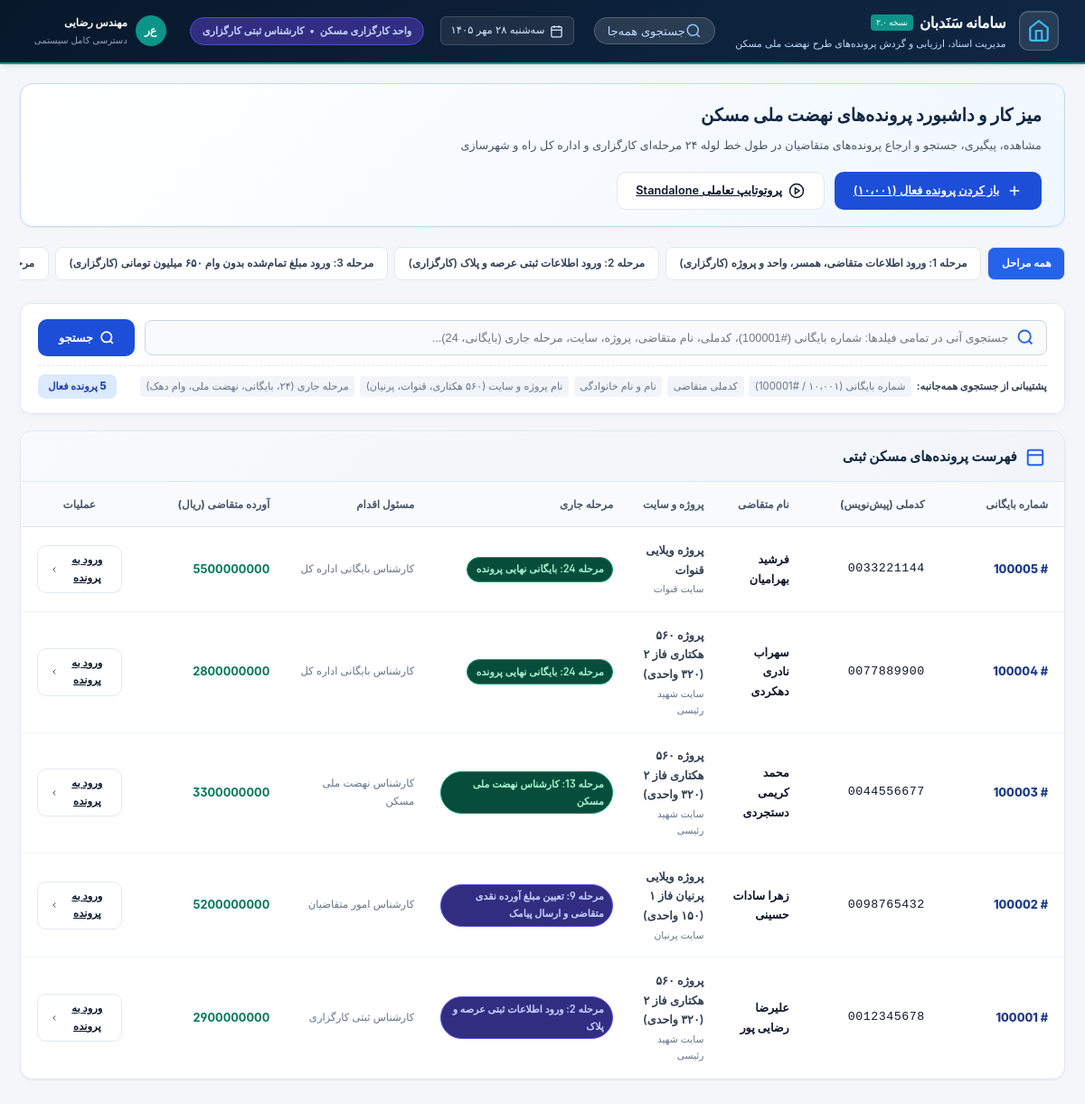
The app's page /, older data.
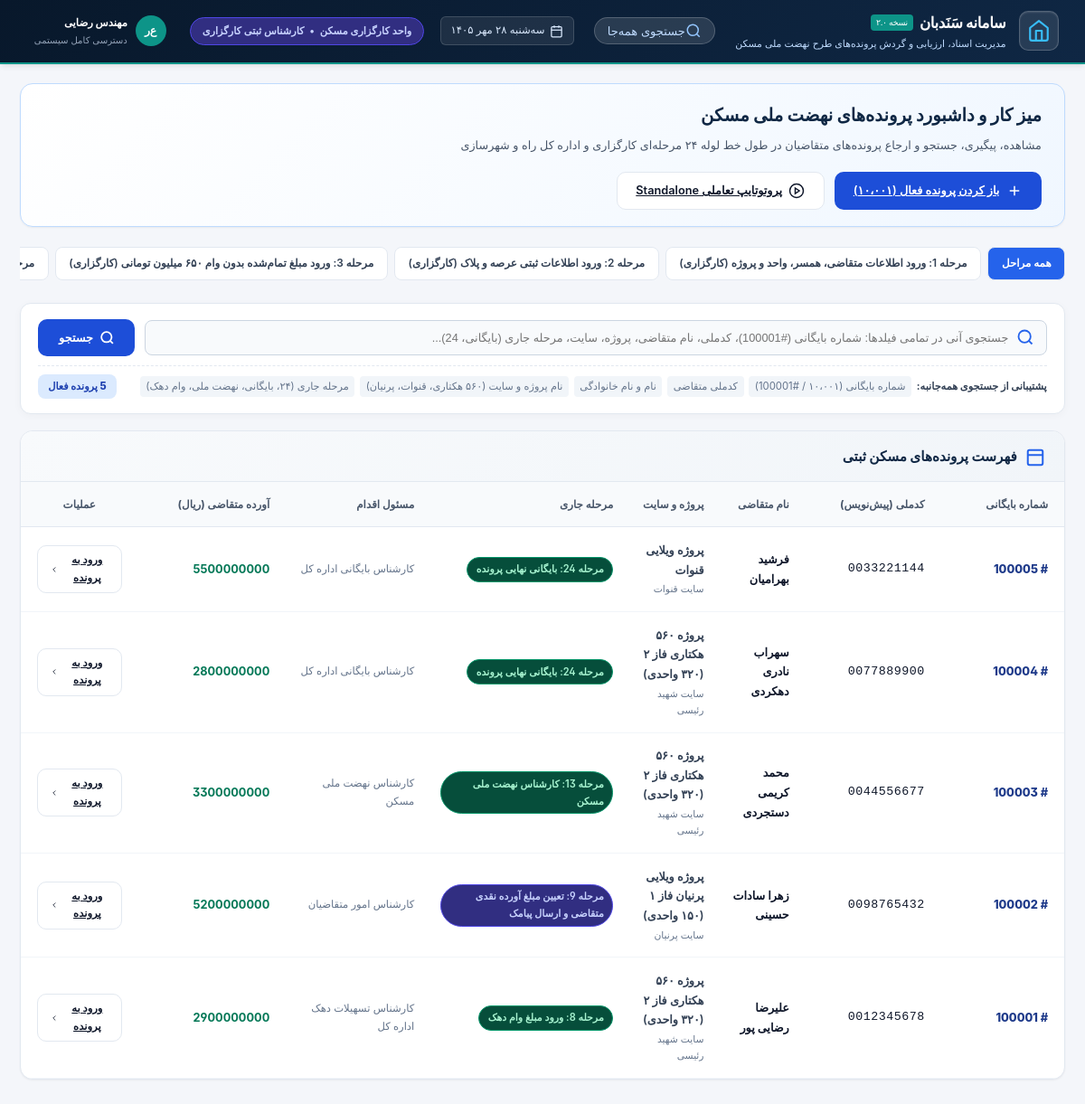
The same page, newer data.
### workflow/models.py (models this page shows, shortened)
class HousingDossier(models.Model):
    STAGE_ROLES = {
        1: ("کارگزاری", "کارشناس ثبت درخواست کارگزاری", "ورود اطلاعات متقاضی، همسر، واحد و پروژه"),
        2: ("کارگزاری", "کارشناس ثبتی کارگزاری", "ورود اطلاعات ثبتی عرصه و پلاک"),
        3: ("کارگزاری", "کارشناس مالی کارگزاری", "ورود مبلغ تمام‌شده بدون وام ۶۵۰ میلیون تومانی"),
        4: ("کارگزاری", "مدیرعامل کارگزاری", "تأیید مدیرعامل کارگزاری"),
        5: ("اداره کل", "کارشناس بررسی فرم جیم", "کارشناس بررسی فرم جیم"),
        6: ("کارگزاری", "کارشناس مالی کارگزاری", "ورود مبلغ وام صندوق"),
        7: ("اداره کل", "کارشناس پیمانکاران اداره کل", "ورود مبلغ نامه پیمانکار"),
        8: ("اداره کل", "کارشناس تسهیلات دهک اداره کل", "ورود مبلغ وام دهک"),
        9: ("کارگزاری", "کارشناس امور متقاضیان", "تعیین مبلغ آورده نقدی متقاضی و ارسال پیامک"),
        10: ("کارگزاری", "کارشناس مالی کارگزاری", "تأیید تأمین مبلغ آورده متقاضی"),
        11: ("کارگزاری", "کارشناس امور بانکی", "ارسال و درج شماره نامه بانک"),
        12: ("کارگزاری", "کارشناس اسکن و بایگانی کارگزاری", "اسکن مدارک و دفترچه قسط"),
        13: ("اداره کل", "کارشناس نهضت ملی مسکن", "کارشناس نهضت ملی مسکن"),
        14: ("اداره کل", "کارشناس ثبت فرم ج", "کارشناس ثبت فرم ج"),
        15: ("اداره کل", "کارشناس فنی و مهندسی", "کارشناس فنی و مهندسی"),
        16: ("اداره کل", "کارشناس املاک", "کارشناس املاک"),
        17: ("اداره کل", "کارشناس بانک زمین", "کارشناس بانک زمین"),
        18: ("اداره کل", "کارشناس حقوقی", "کارشناس حقوقی"),
        19: ("اداره کل", "کارشناس ارزیابی", "کارشناس ارزیابی (تعیین اجاره و آماده‌سازی)"),
        20: ("کارگزاری", "کارشناس وصول کارگزاری", "دریافت چک‌های وام دهک"),
        21: ("کارگزاری", "کارشناس مالی کارگزاری", "دریافت نقد و اقساط آماده‌سازی و اجاره"),
        22: ("اداره کل", "کارشناس تسویه با پیمانکار", "کارشناس تسویه با پیمانکار سازنده"),
        23: ("اداره کل", "کارشناس صدور نامه محضر", "چاپ فرم مراحل و نامه محضر"),
        24: ("اداره کل", "کارشناس بایگانی اداره کل", "بایگانی نهایی پرونده"),
    }
    national_id = models.CharField(max_length=10, unique=True, db_index=True, verbose_name="کدملی / شماره پیشنویس")
    archive_number = models.PositiveIntegerField(unique=True, db_index=True, verbose_name="شماره بایگانی")
    current_stage = models.PositiveSmallIntegerField(default=1, db_index=True, verbose_name="مرحله جاری (۱ تا ۲۴)")
    is_locked = models.BooleanField(default=False, verbose_name="قفل نهایی بایگانی")
    full_name = models.CharField(max_length=150, verbose_name="نام و نام خانوادگی متقاضی")
    father_name = models.CharField(max_length=100, verbose_name="نام پدر")
    birth_date = models.CharField(max_length=10, blank=True, verbose_name="تاریخ تولد (شمسی)")
    spouse_full_name = models.CharField(max_length=150, blank=True, verbose_name="نام و نام خانوادگی همسر")
    spouse_national_id = models.CharField(max_length=10, blank=True, verbose_name="کد ملی همسر")
    decile = models.PositiveSmallIntegerField(default=1, verbose_name="دهک درآمدی (۱ تا ۱۰)")
    site = models.CharField(max_length=100, verbose_name="سایت")
    project = models.CharField(max_length=200, verbose_name="نام پروژه")
    construction_type = models.CharField(max_length=50, default="آپارتمانی", verbose_name="نوع ساخت")
    block_name = models.CharField(max_length=50, blank=True, verbose_name="نام بلوک")
    floor_number = models.PositiveSmallIntegerField(default=1, verbose_name="شماره طبقه")
    unit_number = models.PositiveIntegerField(default=1, verbose_name="شماره واحد")
    unit_area = models.DecimalField(max_digits=7, decimal_places=2, default=85.00, verbose_name="مساحت واحد")
    storage_number = models.PositiveIntegerField(null=True, blank=True, verbose_name="شماره انباری")
    storage_area = models.DecimalField(max_digits=6, decimal_places=2, default=0, verbose_name="مساحت انباری")
    parking_number = models.PositiveIntegerField(null=True, blank=True, verbose_name="شماره پارکینگ")
    parking_area = models.DecimalField(max_digits=6, decimal_places=2, default=0, verbose_name="مساحت پارکینگ")
    registration_section = models.CharField(max_length=100, blank=True, verbose_name="بخش ثبتی")
    main_plaque = models.IntegerField(null=True, blank=True, verbose_name="پلاک اصلی")
    separated_plaque = models.IntegerField(null=True, blank=True, verbose_name="پلاک مفروز")
    sub_plaque = models.IntegerField(null=True, blank=True, verbose_name="فرعی از")
    plot_number = models.IntegerField(null=True, blank=True, verbose_name="شماره قطعه")
    base_cost_without_loan = models.BigIntegerField(default=4500000000, verbose_name="قیمت تمام شده بدون وام ۶۵۰ میلیونی (ریال)")
    fund_loan_amount = models.BigIntegerField(default=0, verbose_name="مبلغ وام صندوق (ریال)")
    contractor_letter_amount = models.BigIntegerField(default=0, verbose_name="مبلغ نامه پیمانکار (ریال)")
    decile_loan_amount = models.BigIntegerField(default=0, verbose_name="مبلغ وام دهک (ریال)")
    applicant_equity = models.BigIntegerField(default=0, verbose_name="مبلغ آورده نقدی متقاضی (ریال)")
    is_sms_sent = models.BooleanField(default=False, verbose_name="ارسال پیامک تعیین آورده")
    sms_sent_at = models.DateTimeField(null=True, blank=True, verbose_name="زمان ارسال پیامک")
    is_equity_funded = models.BooleanField(default=False, verbose_name="تأیید تأمین مبلغ آورده متقاضی")
    bank_letter_number = models.CharField(max_length=100, blank=True, verbose_name="شماره نامه بانک")
    bank_letter_date = models.CharField(max_length=10, blank=True, verbose_name="تاریخ نامه بانک (شمسی)")
    total_land_share = models.DecimalField(max_digits=7, decimal_places=2, null=True, blank=True, verbose_name="جمع کل قدرالسهم (م²)")
    past_years_rent = models.BigIntegerField(default=0, verbose_name="مبلغ اجاره سنوات تا پایان سال جاری")
    current_year_rent = models.BigIntegerField(default=0, verbose_name="مبلغ اجاره سال جاری")
    land_lease_year = models.CharField(max_length=4, default="1403", blank=True, verbose_name="سال اجاره عرصه")
    preparation_cost = models.BigIntegerField(default=0, verbose_name="مبلغ آماده سازی")
    cash_preparation_amount = models.BigIntegerField(default=0, verbose_name="مبلغ نقدی آماده سازی")
    non_cash_preparation_amount = models.BigIntegerField(default=0, verbose_name="مبلغ غیرنقدی آماده سازی")
    is_cash_rent_confirmed = models.BooleanField(default=False, verbose_name="تایید مبلغ نقدی اجاره")
    is_decile_loan_confirmed = models.BooleanField(default=False, verbose_name="تایید چک‌های وام دهک")
    created_at = models.DateTimeField(auto_now_add=True, verbose_name="تاریخ تشکیل پرونده")
    updated_at = models.DateTimeField(auto_now=True, verbose_name="آخرین بروزرسانی")
    class Meta:
        verbose_name = "پرونده مسکن متقاضی"
        verbose_name_plural = "پرونده‌های مسکن متقاضیان"
        ordering = ["-archive_number"]
    @property
    def current_unit(self):
        return self.STAGE_ROLES.get(self.current_stage, ("-", "-", "-"))[0]
    @property
    def current_role(self):
        return self.STAGE_ROLES.get(self.current_stage, ("-", "-", "-"))[1]
    @property
    def current_stage_title(self):
        return self.STAGE_ROLES.get(self.current_stage, ("-", "-", "-"))[2]

### workflow/views.py (the view, shortened to what this page needs)
# urls.py: path("", views.dossier_list_view, name="dossier_list"),
def dossier_list_view(request):
    query = request.GET.get('q', '').strip()
    stage_filter = request.GET.get('stage', '')
    dossiers = HousingDossier.objects.all()
    if stage_filter != '':
        try:
            dossiers = dossiers.filter(current_stage=int(stage_filter))
        except ValueError:
            pass
    stages_meta = [
        {"id": i, "title": role_tuple[2], "role": role_tuple[1], "unit": role_tuple[0]}
        for i, role_tuple in HousingDossier.STAGE_ROLES.items()
    ]
    context = {
        "dossiers": dossiers,
        "query": query,
        "stage_filter": stage_filter,
        "stages_meta": stages_meta,
    }
    return render(request, "dossier_list.html", context)

### workflow/context_processors.py (called while the page is built)
def to_persian_digits(s):
    persian_digits = {'0': '۰', '1': '۱', '2': '۲', '3': '۳', '4': '۴', '5': '۵', '6': '۶', '7': '۷', '8': '۸', '9': '۹'}
    return ''.join(persian_digits.get(c, c) for c in str(s))

def gregorian_to_jalali(gy, gm, gd):
    g_d_m = [0, 31, 59, 90, 120, 151, 181, 212, 243, 273, 304, 334]
    if gy > 1600:
        jy = 979
        gy -= 1600
    else:
        jy = 0
        gy -= 621
    gy2 = (gm > 2) and (gy + 1) or gy
    days = (365 * gy) + ((gy2 + 3) // 4) - ((gy2 + 99) // 100) + ((gy2 + 399) // 400) - 80 + gd + g_d_m[gm - 1]
    jy += 33 * (days // 12053)
    days %= 12053
    jy += 4 * (days // 1461)
    days %= 1461
    if days > 365:
        jy += (days - 1) // 365
        days = (days - 1) % 365
    if days < 186:
        jm = 1 + (days // 31)
        jd = 1 + (days % 31)
    else:
        jm = 7 + ((days - 186) // 30)
        jd = 1 + ((days - 186) % 30)
    return jy, jm, jd

### templates/dossier_list.html (shortened to what the changed rows need)
{% extends 'base.html' %}
{% load static %}
{% block content %}
<div style="margin-bottom: 2rem;">
    <div class="dossier-hero" style="background: linear-gradient(135deg, #ffffff, #f0f7ff); border-color: #bfdbfe;">
        <div>
            <h2 style="font-size: 1.35rem; font-weight: 800; color: #0f2744; margin-bottom: 0.35rem;">
                میز کار و داشبورد پرونده‌های نهضت ملی مسکن
            </h2>
        </div>
    </div>
    <div class="form-card">
        <div style="overflow-x: auto;">
            <table style="width: 100%; border-collapse: collapse; text-align: right; font-size: 0.88rem;">
                <thead>
                    <tr style="background: #f8fafc; border-bottom: 1.5px solid #e2e8f0; color: #475569; font-weight: 800; font-size: 0.82rem;">
                        <th style="padding: 1rem 1.25rem; width: 140px;">شماره بایگانی</th>
                        <th style="padding: 1rem 1rem; width: 150px;">کدملی (پیش‌نویس)</th>
                        <th style="padding: 1rem 1rem;">نام متقاضی</th>
                        <th style="padding: 1rem 1rem;">پروژه و سایت</th>
                        <th style="padding: 1rem 1rem; width: 220px;">مرحله جاری</th>
                        <th style="padding: 1rem 1rem; width: 160px;">مسئول اقدام</th>
                        <th style="padding: 1rem 1rem; width: 160px;">آورده متقاضی (ریال)</th>
                        <th style="padding: 1rem 1.25rem; width: 130px; text-align: center;">عملیات</th>
                    </tr>
                </thead>
                <tbody id="dossier-table-body">
                    {% for d in dossiers %}
                        <tr class="dossier-row"
                            data-search="{{ d.archive_number }} {{ d.national_id }} {{ d.full_name }} {{ d.father_name }} {{ d.spouse_full_name }} {{ d.spouse_national_id }} {{ d.project }} {{ d.site }} مرحله {{ d.current_stage }} {{ d.current_stage_title }} {{ d.current_role }} {{ d.current_unit }}"
                            style="border-bottom: 1px solid #f1f5f9; transition: background 0.15s;"
                            onmouseover="this.style.background='#f8fafc'"
                            onmouseout="this.style.background='transparent'">
                            <td style="padding: 1rem 1.25rem; font-weight: 800; color: #1e3a8a;" class="fa-num">
                                # {{ d.archive_number }}
                            </td>
                            <td style="padding: 1rem 1rem; font-family: monospace; font-size: 0.92rem; letter-spacing: 0.5px;" class="fa-num">
                                {{ d.national_id }}
                            </td>
                            <td style="padding: 1rem 1rem; font-weight: 700; color: #0f172a;">
                                {{ d.full_name }}
                            </td>
                            <td style="padding: 1rem 1rem; color: #334155;">
                                <div style="font-weight: 600;">{{ d.project }}</div>
                                <div style="font-size: 0.74rem; color: #64748b; margin-top: 2px;">سایت {{ d.site }}</div>
                            </td>
                            <td style="padding: 1rem 1rem;">
                                <span class="role-pill fa-num" style="padding: 0.25rem 0.65rem; font-size: 0.76rem;"
                                      :class="[1,2,3,4,6,9,10,11,12,20,21].includes({{ d.current_stage }}) ? 'brokerage' : 'directorate'">
                                    مرحله {{ d.current_stage }}: {{ d.current_stage_title }}
                                </span>
                            </td>
                            <td style="padding: 1rem 1rem; font-size: 0.8rem; color: #64748b;">
                                {{ d.current_role }}
                            </td>
                            <td style="padding: 1rem 1rem; font-weight: 700; color: #047857;" class="fa-num">
                                {{ d.applicant_equity|default:d.base_cost_without_loan }}
                            </td>
                            <td style="padding: 1rem 1.25rem; text-align: center;">
                                <a href="{% url 'dossier_detail' pk=d.archive_number %}" class="btn btn-outline" style="padding: 0.4rem 0.9rem; font-size: 0.8rem; font-weight: 700;">
                                    <span>ورود به پرونده</span>
                                    <svg width="14" height="14" viewBox="0 0 24 24" fill="none" stroke="currentColor" stroke-width="2">
                                        <polyline points="15 18 9 12 15 6"></polyline>
                                    </svg>
                                </a>
                            </td>
                        </tr>
                    {% endfor %}
                </tbody>
            </table>
        </div>
    </div>
</div>
{% endblock %}

Row changes from the older to the newer data that the page shows:
changed HousingDossier "علیرضا رضایی پور": current_stage "2" → "8"; current_stage_title "ورود اطلاعات ثبتی عرصه و پلاک" → "ورود مبلغ وام دهک"; current_role "کارشناس ثبتی کارگزاری" → "کارشناس تسهیلات دهک اداره کل"
